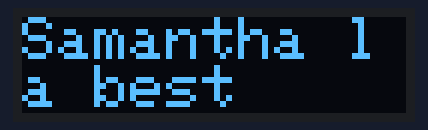
The sketch below on a simulated Arduino Uno, built with avr-gcc and run on an emulated ATmega328P. On the bench: 128×32 one-colour display.

Above: at 0.1 s.

The sketch:

test_ecran.ino
```cpp
// Code pour tester l'écran
#include <Wire.h>
#include <Adafruit_GFX.h>
#include <Adafruit_SSD1306.h>

Adafruit_SSD1306 display(128, 32, &Wire, -1);

void setup() {
  display.begin(SSD1306_SWITCHCAPVCC, 0x3C);
  display.clearDisplay();

  display.setTextSize(2);
  display.setTextColor(SSD1306_WHITE);
  display.setCursor(0, 0);
  display.println("Samantha la best");
  display.display();
}

void loop() {}
```
